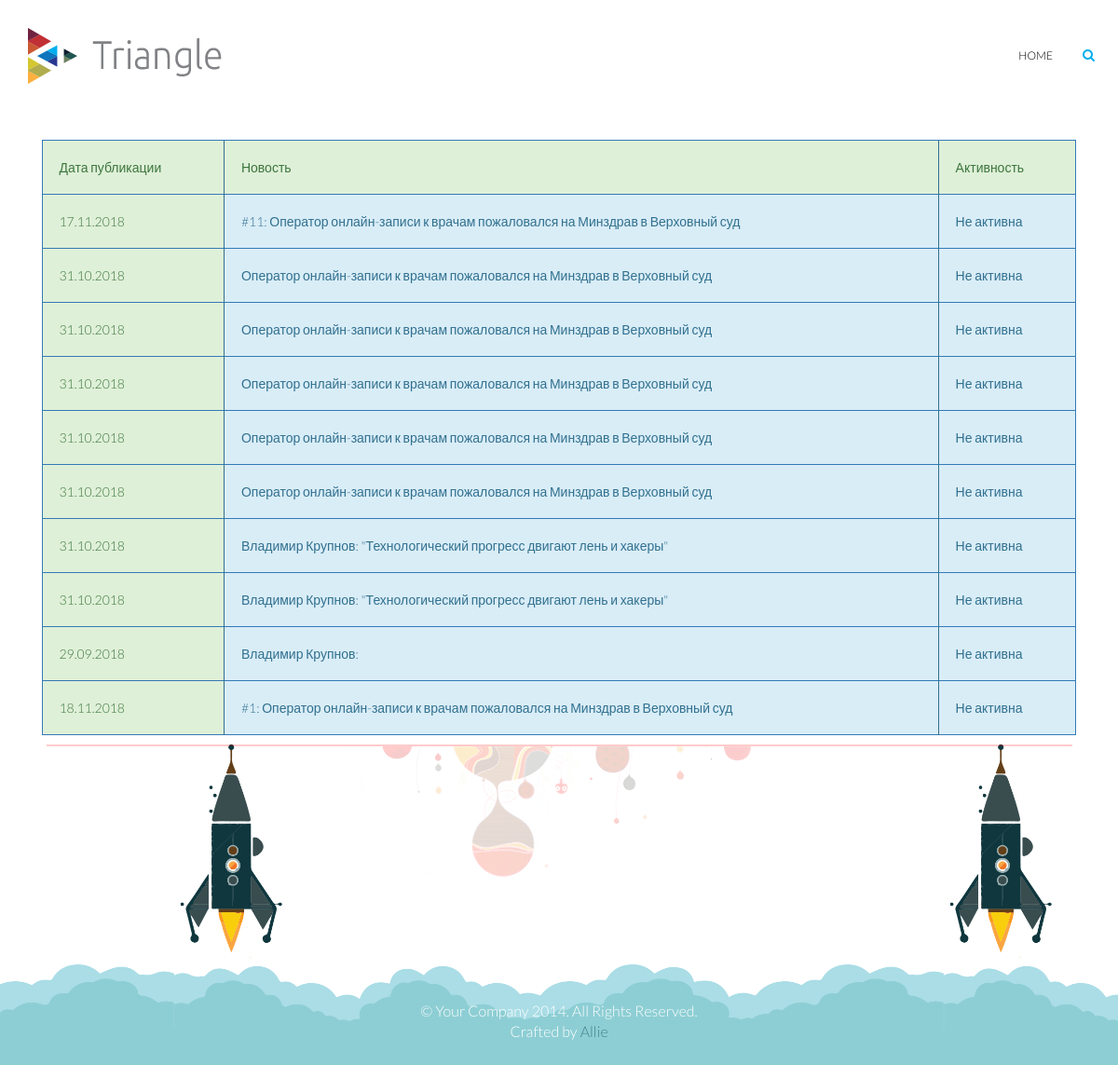
Before: /admin/ (signed in) with the older database file.
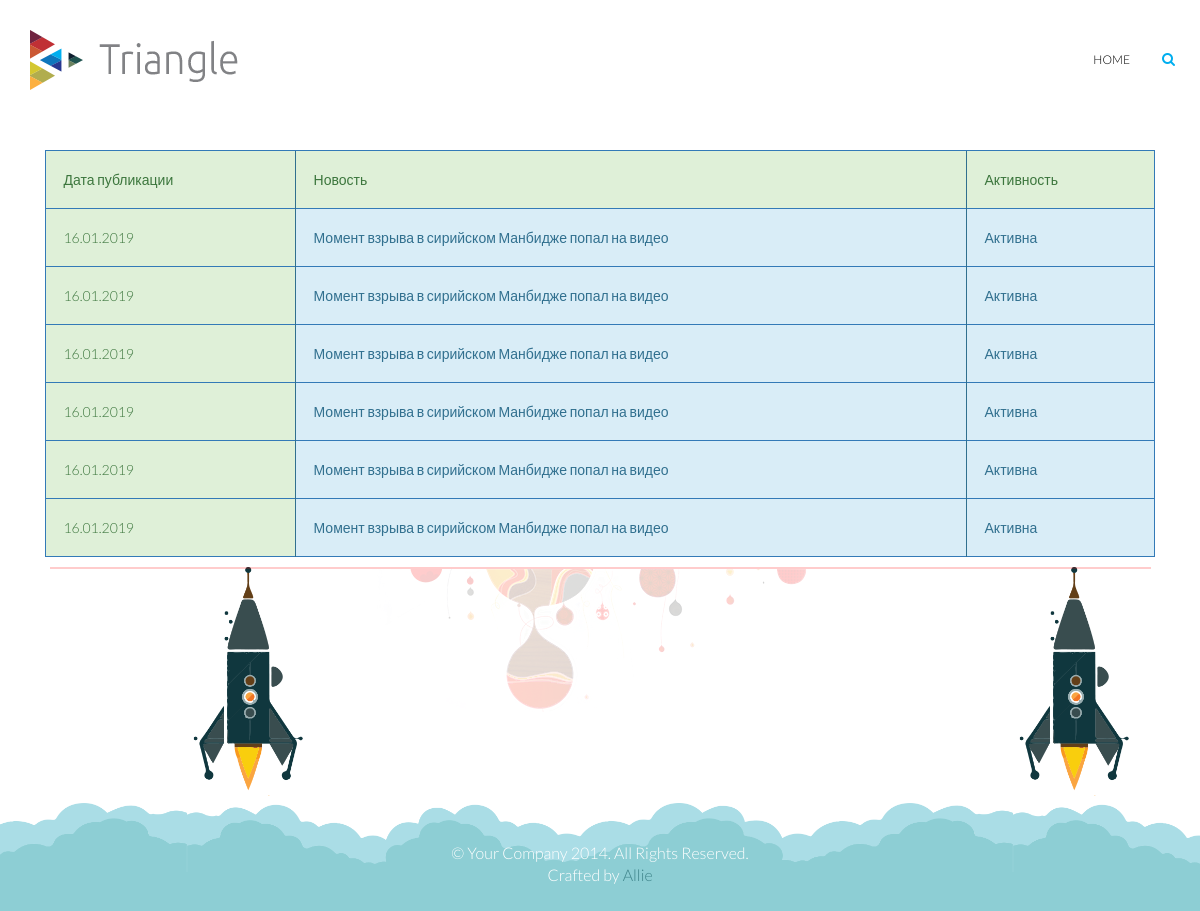
After: the same page with the newer database file.
### tables this page shows
CREATE TABLE `news` (
  `id` int(11) NOT NULL,
  `picture` varchar(255) NOT NULL,
  `caption` varchar(255) NOT NULL,
  `description` text NOT NULL,
  `love` int(11) NOT NULL DEFAULT '0',
  `comments` int(11) NOT NULL DEFAULT '0',
  `date` date NOT NULL,
  `category_id` int(11) NOT NULL,
  `author` varchar(32) NOT NULL,
  `activism` varchar(1) NOT NULL
);

### components/components.php (called while the page is built, shortened)
<?php
function displayTheTemplateAdmin($folder, $res, $data)
{
	$template = '../views/admin/'.$folder.'/view.php';
	include_once($template);
	return true;
}

### controllers/controllers.php (called while the page is built, shortened)
<?php
function displayNewsList()
{
	$res = giveTheListOfNews();
	displayTheTemplateAdmin('list', $res, array());
	return true;
}

### models/models.php (called while the page is built, shortened)
<?php
function giveTheListOfNews()
{
	$db = connectionToTheDatabase();
	$sql = 'SELECT * FROM news ORDER BY id DESC';
	$statement = $db->prepare($sql);
	$statement->bindParam(':start', $start, PDO::PARAM_INT);
	$statement->bindParam(':perpage', $perpage, PDO::PARAM_INT);
	$statement->execute();
	$data = $statement->fetchAll(PDO::FETCH_CLASS);
	if (isset($data)) return $data;
}

### views/admin/list/view.php (the view)
<?php require_once '../views/admin/layouts/header.php'; ?>
<div class="container">
	<div class="col-md-12 col-sm-12">
		<table class="table--col">
			<tr>
				<td class="row-1">Дата публикации</td>
				<td class="row-2">Новость</td>
				<td class="row-2">Активность</td>
			</tr>
			<?php foreach ($res as $item): ?>
				<?php
	        $dateS = $item->date;
	        $dateS = explode('-', $dateS);
	        list($year, $month, $day) = $dateS;
	      ?>
	      <tr onclick="location = './?action=edit&itemID=<?=$item->id; ?>'">
	        <td class="row-1"><?=date("d.m.Y", mktime(0, 0, 0, $month, $day, $year)); ?></td>
	        <td class="row-2"><?=$item->caption; ?></td>
	        <td class="row-2"><?=($item->activism == 'Y') ? 'Активна' : 'Не активна'; ?></td>
	      </tr>
	    <?php endforeach; ?>
		</table>
	</div>
</div>
<?php require_once '../views/admin/layouts/footer.php'; ?>

Changed rows visible on the page:
removed news: year "17.11.2018", caption "#11: Оператор онлайн-записи к врачам пожаловался на Минздрав в Верховный суд", shows "Не активна"
removed news: year "31.10.2018", caption "Оператор онлайн-записи к врачам пожаловался на Минздрав в Верховный суд", shows "Не активна"
removed news: year "31.10.2018", caption "Оператор онлайн-записи к врачам пожаловался на Минздрав в Верховный суд", shows "Не активна"
removed news: year "31.10.2018", caption "Оператор онлайн-записи к врачам пожаловался на Минздрав в Верховный суд", shows "Не активна"
removed news: year "31.10.2018", caption "Оператор онлайн-записи к врачам пожаловался на Минздрав в Верховный суд", shows "Не активна"
removed news: year "31.10.2018", caption "Оператор онлайн-записи к врачам пожаловался на Минздрав в Верховный суд", shows "Не активна"
removed news: year "31.10.2018", caption "Владимир Крупнов: \"Технологический прогресс двигают лень и хакеры\"", shows "Не активна"
removed news: year "31.10.2018", caption "Владимир Крупнов: \"Технологический прогресс двигают лень и хакеры\"", shows "Не активна"
removed news: year "29.09.2018", caption "Владимир Крупнов:", shows "Не активна"
removed news: year "18.11.2018", caption "#1: Оператор онлайн-записи к врачам пожаловался на Минздрав в Верховный суд", shows "Не активна"
added news: year "16.01.2019", caption "Момент взрыва в сирийском Манбидже попал на видео", activism "Активна"
added news: year "16.01.2019", caption "Момент взрыва в сирийском Манбидже попал на видео", activism "Активна"
added news: year "16.01.2019", caption "Момент взрыва в сирийском Манбидже попал на видео", activism "Активна"
added news: year "16.01.2019", caption "Момент взрыва в сирийском Манбидже попал на видео", activism "Активна"
added news: year "16.01.2019", caption "Момент взрыва в сирийском Манбидже попал на видео", activism "Активна"
added news: year "16.01.2019", caption "Момент взрыва в сирийском Манбидже попал на видео", activism "Активна"
